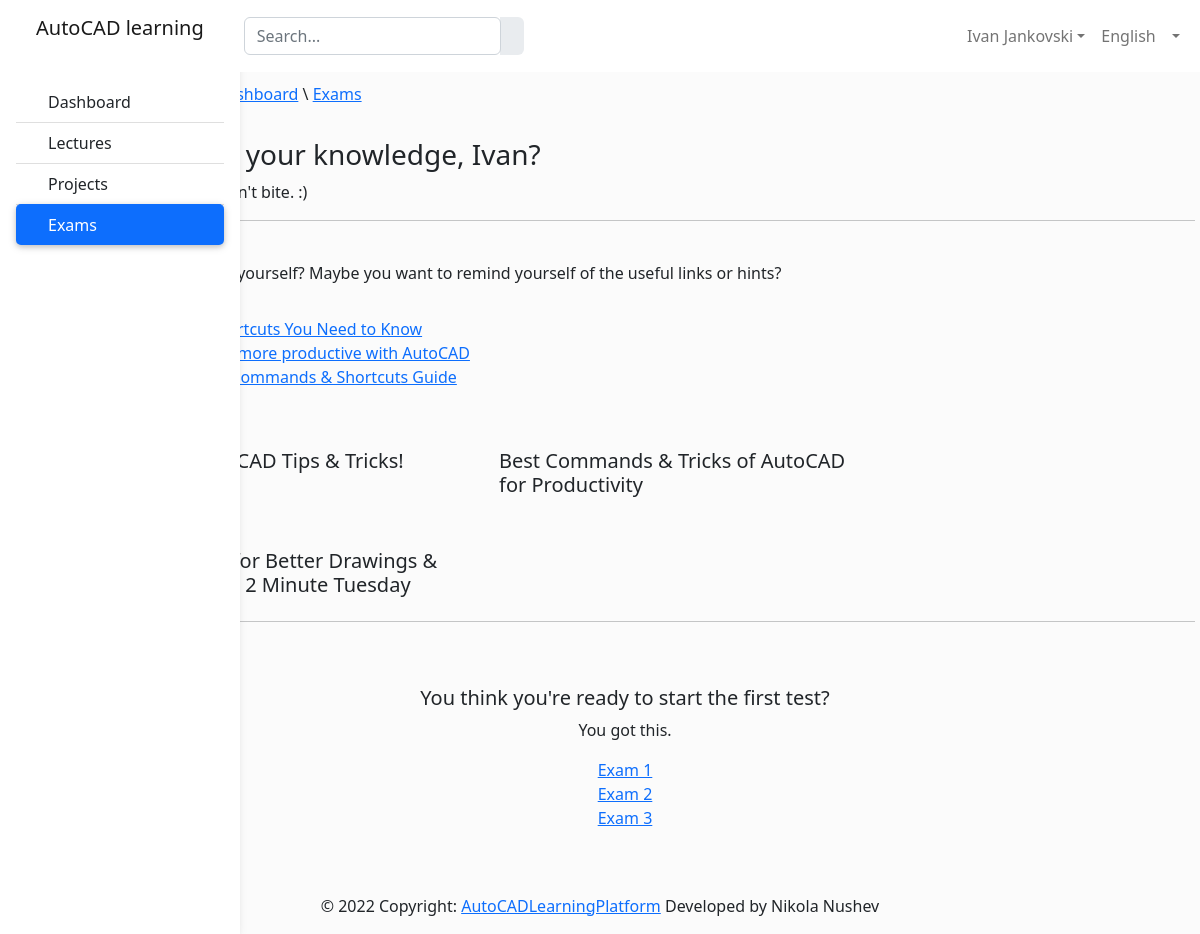
The page /tests/ (signed in) on the database its author committed.
### AutoCadApp/models.py (models this page shows, shortened)
class Link(models.Model):
    title = models.CharField(max_length=200, null=True)
    string = models.CharField(max_length=500)

class Hint(models.Model):
    title = models.CharField(max_length=100)
    time = models.IntegerField()
    video = EmbedVideoField(null=True)

### AutoCadApp/views.py (the view)
# urls.py: path('tests/', exams, name="exams"),
def exams(request):
    lins = Link.objects.all()[3:6]
    hints = Hint.objects.all()[:3]
    if request.method == 'POST':
        print(request.POST)
        questions = Test.objects.all()
        score = 0
        wrong = 0
        correct = 0
        total = 0
        for q in questions:
            total += 1
            print(request.POST.get(q.question))
            print(q.answer)
            print()
            if q.answer == request.POST.get(q.question):
                score += 10
                correct += 1
            else:
                wrong += 1
        percent = score / (total * 10) * 100
        context = {'score': score, 'time': request.POST.get('timer'), 'correct': correct, 'wrong': wrong,
                   'percent': percent, 'total': total, 'user': request.user, 'links': lins, 'hints': hints}
        return render(request, 'outcome.html', context)
    else:
        qs = Test.objects.all()
        context = {'questions': qs, 'user': request.user, 'links': lins, 'hints': hints}
        return render(request, 'exams.html', context)

### templates/exams.html (shortened to what this page needs)
{% load static %}
{% load embed_video_tags %}
<!DOCTYPE html>
<html lang="en">
<head>
    <link href="https://cdn.jsdelivr.net/npm/bootstrap@5.2.1/dist/css/bootstrap.min.css" rel="stylesheet">
</head>
<body>
    <header>
        <nav id="sidebarMenu" class="collapse d-lg-block sidebar collapse bg-white">
            <div class="position-sticky">
                <div class="list-group list-group-flush mx-3 mt-4">
                    <a href="{% url 'dashboard' %}" class="list-group-item list-group-item-action py-2 ripple" aria-current="true"><span>Dashboard</span></a>
                    <a href="{% url 'lectures' %}" class="list-group-item list-group-item-action py-2 ripple "><span>Lectures</span></a>
                    <a href="{% url 'projects' %}" class="list-group-item list-group-item-action py-2 ripple"><span>Projects</span></a>
                    <a href="{% url 'exams' %}" class="list-group-item list-group-item-action py-2 ripple active"><span>Exams</span></a>
                </div>
            </div>
        </nav>
        <nav id="main-navbar" class="navbar navbar-expand-lg navbar-light bg-white fixed-top">
            <div class="container-fluid">
                <a class="navbar-brand" href="#"><p class="mx-4">AutoCAD learning</p></a>
                <form class="d-none d-md-flex input-group w-auto my-auto">
                    <input autocomplete="off" type="search" class="form-control rounded" placeholder='Search...' style="min-width: 225px"/>
                    <span class="input-group-text border-0"></span>
                </form>
                <ul class="navbar-nav ms-auto d-flex flex-row">
                    {% if user.is_authenticated %}
                        <li class="nav-item dropdown mr-2">
                            <a class="nav-link dropdown-toggle" href="#" role="button" data-bs-toggle="dropdown" aria-expanded="false">{{ user.first_name }} {{ user.last_name }}</a>
                        </li>
                        {% else %}
                            <li class="nav-item dropdown mr-2">
                            <a class="nav-link" href="{% url 'login' %}" role="button" data-bs-toggle="dropdown" aria-expanded="false">Log In</a>
                        </li>
                    {% endif %}
                    <li class="nav-item dropdown">
                        <a class="nav-link dropdown-toggle" href="#" role="button" data-bs-toggle="dropdown" aria-expanded="false">
                            English
                        </a>
                    </li>
                </ul>
            </div>
        </nav>
    </header>
    <main style="margin-top: 58px;">
        <div class="container pt-4">
            <div class="row">
                <p>AutoCAD learning \ <a href="{% url 'dashboard' %}">Dashboard</a> \ <a href="{% url 'exams' %}">Exams</a>
                </p>
            </div>
            <div class="row mt-3">
                <h3>Ready to test your knowledge, {{ user.first_name }}?</h3>
                <p>Don't be scared, we don't bite. :)</p>
                <hr>
            </div>
            <div class="row mt-4">
                <p>Don't feel confident in yourself? Maybe you want to remind yourself of the useful links or hints?</p>
            </div>
            <div class="row mt-3">
                <div class="row ">
                    {% for l in links %}
                        <div class="mx-3">
                            <a href="{{ l.url }}">{{ l.title }}</a>
                        </div>
                    {% endfor %}
                </div>
            </div>
            <div class="row mt-2">
                {% for h in hints %}
                    <div class=" mx-3 mt-5" style="width: 24rem;">
                        <div class="card-body mt-1">
                            <h5 class="card-title">{{ h.title }}</h5>
                        </div>
                    </div>
                {% endfor %}
                <hr class="mt-4">
            </div>
            <div class="row mt-5" style="text-align: center">
                    <h5>You think you're ready to start the first test?</h5>
                    <p>You got this.</p>
                    <a href="{% url 'exam' %}">Exam 1</a>
                    <a href="{% url 'exam' %}">Exam 2</a>
                    <a href="{% url 'exam' %}">Exam 3</a>
            </div>
        </div>
    </main>
    <footer class="footer page-footer font-small mt-5">
        <div class="footer-copyright text-center py-3 ">
            © 2022 Copyright:
            <a href="{% url 'dashboard' %}"> AutoCADLearningPlatform</a>
            Developed by Nikola Nushev
        </div>
    </footer>
</body>
</html>

### templates/exams.html (style rules this page uses)
body { background-color: #fbfbfb; }
@media (min-width: 991.98px) { main { padding-left: 50px; } }
.sidebar { position: fixed; top: 0; bottom: 0; left: 0; padding: 58px 0 0; box-shadow: 0 2px 5px 0 rgb(0 0 0 / 5%), 0 2px 10px 0 rgb(0 0 0 / 5%); width: 240px; z-index: 600; }
.sidebar .active { border-radius: 5px; box-shadow: 0 2px 5px 0 rgb(0 0 0 / 16%), 0 2px 10px 0 rgb(0 0 0 / 12%); }

### rows shown on the page
Link: title "Top 50 AutoCAD Shortcuts You Need to Know"
Link: title "Six tips to make you more productive with AutoCAD"
Link: title "AutoCAD Keyboard Commands & Shortcuts Guide"
Hint: title "15 Favorite AutoCAD Tips & Tricks!"
Hint: title "Best Commands & Tricks of AutoCAD for Productivity"
Hint: title "8 AutoCAD Tips for Better Drawings & Faster Drafting | 2 Minute Tuesday"

### other values the page prints
{{ user.first_name }} "Ivan"
{{ user.last_name }} "Jankovski"
